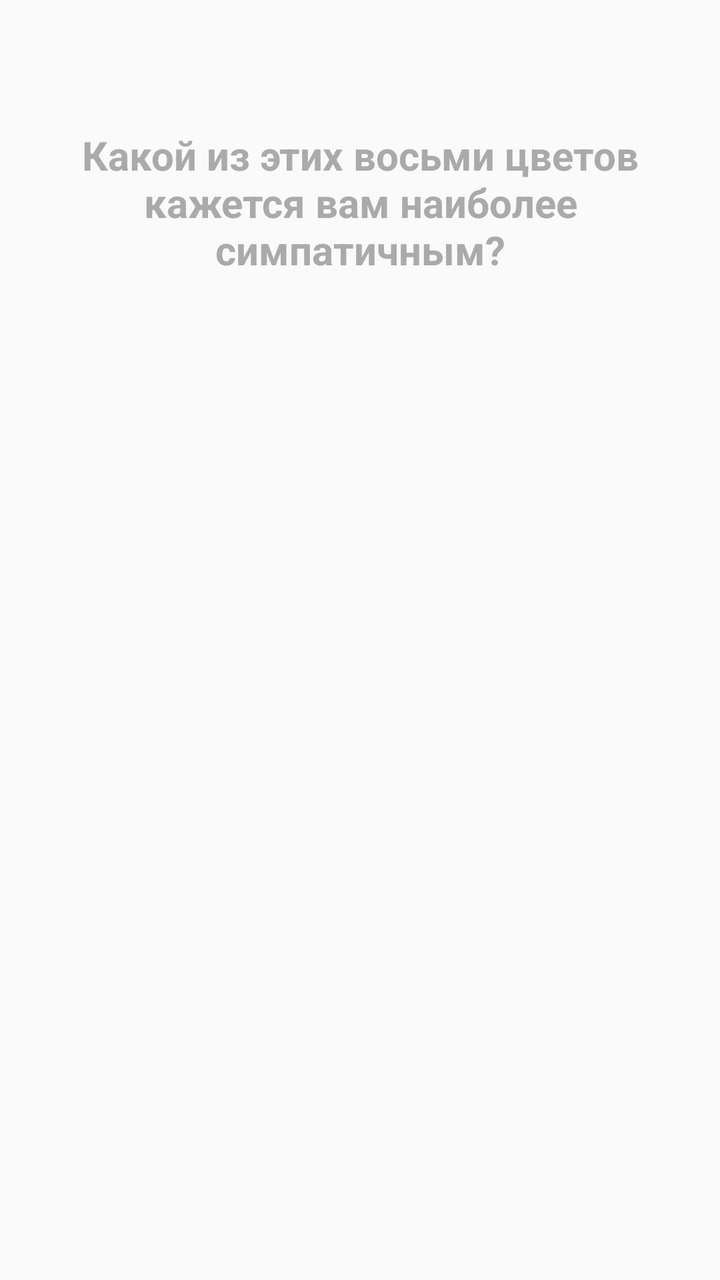
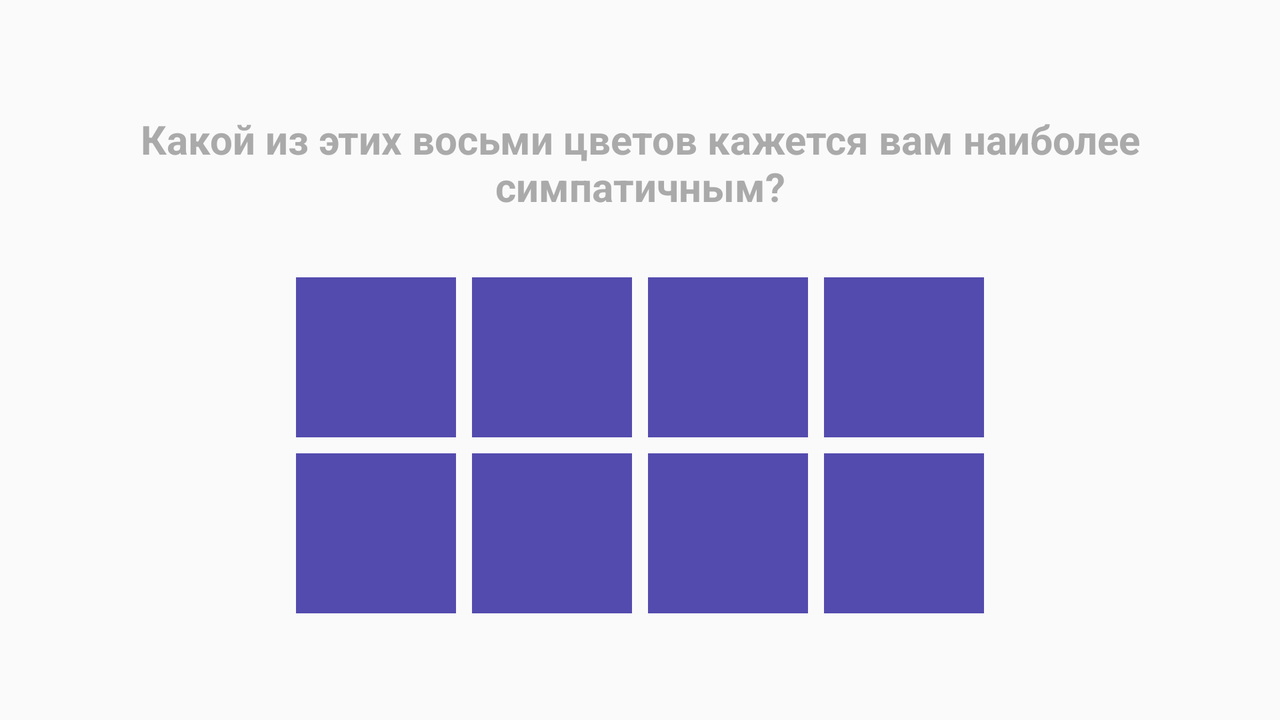

One screen, two layout resources from the same app: the default and the author's alternative for another configuration. Each is rendered where Android would select it; the XML of both is given below.
<!-- AndroidManifest.xml: application theme AppTheme -->
<!-- res/layout/activity_luscher.xml -->
<?xml version="1.0" encoding="utf-8"?>
<android.support.constraint.ConstraintLayout
    xmlns:android="http://schemas.android.com/apk/res/android"
    xmlns:app="http://schemas.android.com/apk/res-auto"
    xmlns:tools="http://schemas.android.com/tools"
    android:layout_width="match_parent"
    android:layout_height="match_parent"
    tools:context=".ui.test.LusherActivity">

    <ImageView
        android:id="@+id/back_btn"
        android:layout_width="wrap_content"
        android:layout_height="wrap_content"
        android:layout_marginStart="16dp"
        android:layout_marginTop="32dp"
        app:layout_constraintStart_toStartOf="parent"
        app:layout_constraintTop_toTopOf="parent"
        app:srcCompat="@drawable/ic_arrow_back_black_24dp" />

    <TextView
        android:id="@+id/instruction_text"
        android:layout_width="wrap_content"
        android:layout_height="wrap_content"
        android:layout_marginTop="32dp"
        android:paddingStart="8dp"
        android:paddingEnd="8dp"
        android:text="Какой из этих восьми цветов кажется вам наиболее симпатичным?"
        android:textAlignment="center"
        android:textColor="@color/accentTextColor"
        android:textSize="20sp"
        android:textStyle="bold"
        app:layout_constraintEnd_toEndOf="parent"
        app:layout_constraintStart_toStartOf="parent"
        app:layout_constraintTop_toBottomOf="@+id/back_btn" />

    <GridLayout
        android:id="@+id/colors_cards_layout"
        android:layout_width="wrap_content"
        android:layout_height="wrap_content"
        android:layout_marginTop="64dp"
        android:layout_marginBottom="8dp"
        android:columnCount="4"
        android:rowCount="2"
        app:layout_constraintBottom_toBottomOf="parent"
        app:layout_constraintEnd_toEndOf="parent"
        app:layout_constraintStart_toStartOf="parent"
        app:layout_constraintTop_toBottomOf="@id/instruction_text">

        <View
            android:id="@+id/lusher_color_1"
            android:layout_width="80dp"
            android:layout_height="120dp"
             />

        <View
            android:id="@+id/lusher_color_2"
            android:layout_width="80dp"
            android:layout_height="120dp"
            android:layout_marginStart="8dp"
            />

        <View
            android:id="@+id/lusher_color_3"
            android:layout_width="80dp"
            android:layout_height="120dp"
            android:layout_marginStart="8dp"
             />

        <View
            android:id="@+id/lusher_color_4"
            android:layout_width="80dp"
            android:layout_height="120dp"
            android:layout_marginStart="8dp"
            />

        <View
            android:id="@+id/lusher_color_5"
            android:layout_width="80dp"
            android:layout_height="120dp"
            android:layout_marginTop="24dp"
           />

        <View
            android:id="@+id/lusher_color_6"
            android:layout_width="80dp"
            android:layout_height="120dp"
            android:layout_marginStart="8dp"
            android:layout_marginTop="24dp"
           />

        <View
            android:id="@+id/lusher_color_7"
            android:layout_width="80dp"
            android:layout_height="120dp"
            android:layout_marginStart="8dp"
            android:layout_marginTop="24dp"
            />

        <View
            android:id="@+id/lusher_color_8"
            android:layout_width="80dp"
            android:layout_height="120dp"
            android:layout_marginStart="8dp"
            android:layout_marginTop="24dp"
            />

    </GridLayout>
    <include
        android:id="@+id/luscher_pause_layout"
        android:visibility="gone"
        layout="@layout/luscher_pause_laoyut"/>
</android.support.constraint.ConstraintLayout>
<!-- res/layout/luscher_pause_laoyut.xml (included above) -->
<?xml version="1.0" encoding="utf-8"?>
<android.support.constraint.ConstraintLayout
    xmlns:android="http://schemas.android.com/apk/res/android"
    xmlns:app="http://schemas.android.com/apk/res-auto"
    android:layout_width="match_parent"
    android:layout_height="match_parent">


    <ImageView
        android:id="@+id/close_btn"
        android:layout_width="wrap_content"
        android:layout_height="wrap_content"
        android:layout_marginStart="16dp"
        android:layout_marginTop="16dp"
        app:layout_constraintStart_toStartOf="parent"
        app:layout_constraintTop_toTopOf="parent"
        app:srcCompat="@drawable/ic_close_black_24dp" />

    <TextView
        android:id="@+id/textView4"
        android:layout_width="wrap_content"
        android:layout_height="wrap_content"
        android:layout_marginBottom="8dp"
        android:layout_marginEnd="8dp"
        android:layout_marginStart="8dp"
        android:layout_marginTop="8dp"
        android:text="Отдохните 5 минут"
        android:textSize="24sp"
        android:textStyle="bold"
        app:layout_constraintBottom_toBottomOf="parent"
        app:layout_constraintEnd_toEndOf="parent"
        app:layout_constraintStart_toStartOf="parent"
        app:layout_constraintTop_toBottomOf="@+id/close_btn"
        app:layout_constraintVertical_bias="0.094" />

    <TextView
        android:id="@+id/textView5"
        android:layout_width="wrap_content"
        android:layout_height="wrap_content"
        android:layout_marginTop="20dp"
        android:paddingStart="16dp"
        android:paddingEnd="16dp"
        android:lineSpacingExtra="8dp"
        android:textAlignment="center"
        android:text="Методика тестирования предполагает два подхода с небольшим интервалом между ними. Пожалуйста, подождите несколько минут, и нажмите кнопку «продолжить». Не пытайтесь вспомнить тот порядок, в котором вы выбирали цвета в первый раз. Но и не старайтесь специально разложить их по-другому.Просто выбирайте понравившиеся цвета, как будто видите их впервые"
        android:textSize="17sp"
        app:layout_constraintEnd_toEndOf="parent"
        app:layout_constraintStart_toStartOf="parent"
        app:layout_constraintTop_toBottomOf="@+id/textView4" />

    <Button
        android:id="@+id/continue_btn"
        style="@style/ButtonStyle"
        android:layout_width="250dp"
        android:layout_height="wrap_content"
        android:layout_marginBottom="8dp"
        android:layout_marginEnd="8dp"
        android:layout_marginStart="8dp"
        android:layout_marginTop="8dp"
        android:backgroundTint="@color/primaryLightColor"
        android:text="Продолжить"
        app:layout_constraintBottom_toBottomOf="parent"
        app:layout_constraintEnd_toEndOf="parent"
        app:layout_constraintStart_toStartOf="parent"
        app:layout_constraintTop_toBottomOf="@+id/textView5" />

    <TextView
        android:id="@+id/textView7"
        android:layout_width="wrap_content"
        android:layout_height="wrap_content"
        android:text="Пауза"
        android:textSize="18sp"
        app:layout_constraintBottom_toBottomOf="@+id/close_btn"
        app:layout_constraintEnd_toEndOf="parent"
        app:layout_constraintStart_toStartOf="parent"
        app:layout_constraintTop_toTopOf="@+id/close_btn" />
</android.support.constraint.ConstraintLayout>
<!-- resources referenced by this layout -->
<resources>
  <color name="accentTextColor">@android:color/darker_gray</color>
  <color name="primaryLightColor">#534bae</color>
  <style name="ButtonStyle" parent="Widget.AppCompat.Button.Colored">
          <item name="android:minHeight">65dp</item>
          <item name="android:backgroundTint">@color/primaryColor</item>
          <item name="android:textColor">#dfe7ff</item>
          <item name="android:lineSpacingExtra">4dp</item>
          <item name="android:textSize">17sp</item>
          <item name="android:textAllCaps">false</item>
      </style>
  <!-- from res/values-v21/ -->
  <style name="AppTheme" parent="Theme.AppCompat.Light.NoActionBar">
          <item name="colorPrimary">@color/primaryColor</item>
          <item name="colorPrimaryDark">@color/primaryDarkColor</item>
          <item name="colorAccent">@color/primaryDarkColor</item>
          <item name="android:toolbarStyle">@style/DefaultToolbarStyle</item>
          <item name="android:navigationBarColor">@android:color/black</item>
      </style>
  <color name="primaryColor">#1a237e</color>
  <color name="primaryDarkColor">#000051</color>
  <style name="DefaultToolbarStyle" parent="Widget.AppCompat.Toolbar">
          <item name="android:titleTextColor">@android:color/white</item>
          <item name="android:navigationIcon">@drawable/ic_arrow_back_white_24dp</item>
      </style>
</resources>
<!-- res/layout-land/activity_luscher.xml (the author's variant of the layout above) -->
<!-- drawn on the phone turned sideways -->
<?xml version="1.0" encoding="utf-8"?>
<android.support.constraint.ConstraintLayout xmlns:android="http://schemas.android.com/apk/res/android"
    xmlns:app="http://schemas.android.com/apk/res-auto"
    xmlns:tools="http://schemas.android.com/tools"
    android:layout_width="match_parent"
    android:layout_height="match_parent"
    tools:context=".ui.test.LusherActivity">

    <ImageView
        android:id="@+id/back_btn"
        android:layout_width="wrap_content"
        android:layout_height="wrap_content"
        android:layout_marginStart="16dp"
        android:layout_marginTop="32dp"
        app:layout_constraintStart_toStartOf="parent"
        app:layout_constraintTop_toTopOf="parent"
        app:srcCompat="@drawable/ic_arrow_back_black_24dp" />

    <TextView
        android:id="@+id/instruction_text"
        android:layout_width="wrap_content"
        android:layout_height="wrap_content"
        android:layout_marginTop="24dp"
        android:paddingStart="8dp"
        android:paddingEnd="8dp"
        android:text="Какой из этих восьми цветов кажется вам наиболее симпатичным?"
        android:textAlignment="center"
        android:textColor="@color/accentTextColor"
        android:textSize="20sp"
        android:textStyle="bold"
        app:layout_constraintBottom_toBottomOf="parent"
        app:layout_constraintEnd_toEndOf="parent"
        app:layout_constraintHorizontal_bias="0.0"
        app:layout_constraintStart_toStartOf="parent"
        app:layout_constraintTop_toBottomOf="@+id/back_btn"
        app:layout_constraintVertical_bias="0.0" />

    <GridLayout
        android:id="@+id/colors_cards_layout"
        android:layout_width="wrap_content"
        android:layout_height="wrap_content"
        android:layout_marginTop="32dp"
        android:columnCount="4"
        android:rowCount="2"
        app:layout_constraintEnd_toEndOf="parent"
        app:layout_constraintStart_toStartOf="parent"
        app:layout_constraintTop_toBottomOf="@id/instruction_text">

        <View
            android:id="@+id/lusher_color_1"
            android:layout_width="80dp"
            android:layout_height="80dp"
            android:layout_marginBottom="8dp"
            android:background="@color/primaryLightColor" />

        <View
            android:id="@+id/lusher_color_2"
            android:layout_width="80dp"
            android:layout_height="80dp"
            android:layout_marginStart="8dp"
            android:background="@color/primaryLightColor" />

        <View
            android:id="@+id/lusher_color_3"
            android:layout_width="80dp"
            android:layout_height="80dp"
            android:layout_marginStart="8dp"
            android:background="@color/primaryLightColor" />

        <View
            android:id="@+id/lusher_color_4"
            android:layout_width="80dp"
            android:layout_height="80dp"
            android:layout_marginStart="8dp"
            android:background="@color/primaryLightColor" />

        <View
            android:id="@+id/lusher_color_5"
            android:layout_width="80dp"
            android:layout_height="80dp"
            android:background="@color/primaryLightColor" />

        <View
            android:id="@+id/lusher_color_6"
            android:layout_width="80dp"
            android:layout_height="80dp"
            android:layout_marginStart="8dp"
            android:background="@color/primaryLightColor" />

        <View
            android:id="@+id/lusher_color_7"
            android:layout_width="80dp"
            android:layout_height="80dp"
            android:layout_marginStart="8dp"
            android:background="@color/primaryLightColor" />

        <View
            android:id="@+id/lusher_color_8"
            android:layout_width="80dp"
            android:layout_height="80dp"
            android:layout_marginStart="8dp"
            android:background="@color/primaryLightColor" />


    </GridLayout>

    <include
        android:id="@+id/luscher_pause_layout"
        android:visibility="gone"
        layout="@layout/luscher_pause_laoyut"/>


</android.support.constraint.ConstraintLayout>
